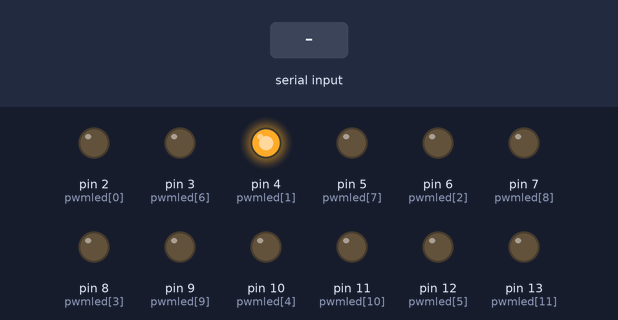
A sketch run on a simulated Arduino Mega 2560, built with avr-gcc and run on an emulated ATmega2560. On the bench: output pins drawn as LEDs (lit = HIGH). The test bench sets the inputs (shaded band). Pins used as bus, display or sensor lines are not drawn.

Above: at 2.0 s.
2.1 s: byte 30 received over Serial
At 2.1 s:
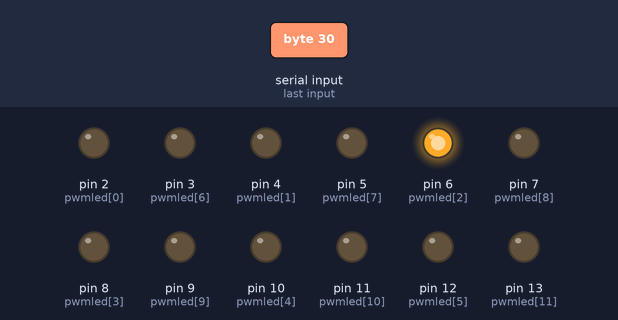
At 4.3 s:
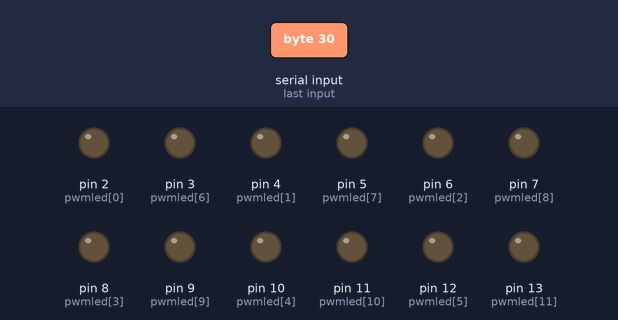
Timing chart, 0 to 5.8 s (numbered marks = the images above; inputs shaded):
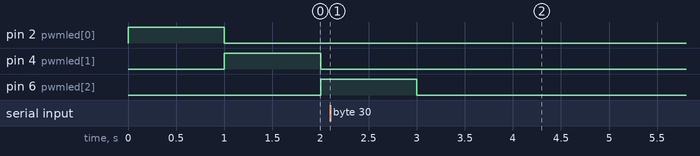

The sketch:

arduino_ledcontrol.ino
```cpp
// (licence header left out)
///////////////////////////////////////////////////////////////////////////
/*
 * You can implement a numeric display with 3 numbers. The display has to
 * be controlled with 4 pins:
 *    - one pin to reset all digets to zero
 *    - one pin to increment the first digit
 *    - one pin to increment the second digit
 *    - one pin to increment the third digit
 *
 * If one digit reaches the value 9 and is incremented, it must get zero,
 * but it must not increment the next digit (the sketch takes care of that).
 * I used 3 IC 4026 decade counter for this, each can drive one 7 segment led
 * digit.
 */
const int digit[3] = { 46,48,50 };
const int digit_reset = 52;

/*
 * You can implement up to 12 PWM channels. You must define how many
 * channels you have, and to which pins they are connected
 */
const int numPwmLeds=12;
const int pwmled[numPwmLeds] = { 2,4,6,8,10,12,3,5,7,9,11,13 };


/*
 * You don't have to change anything beyond this line!
 */
int previousValue=0;
int currentValue=0;
const int delayTime=0;
int frame=0;


void resetToNull()
{
	if(digit_reset!=0) {
		digitalWrite(digit_reset, LOW);
		delay(delayTime);
		digitalWrite(digit_reset, HIGH);
		delay(delayTime);
		digitalWrite(digit_reset, LOW);
	}
}

void incrementDigit(int n)
{
	if(digit_reset!=0) {
		digitalWrite(digit[n], HIGH);
		delay(delayTime);
		digitalWrite(digit[n], LOW);
		delay(delayTime);
	}
}

void setDigit(int n, int value)
{
	if(digit_reset!=0) {
		for (int i=0;i<value;i++) {
			incrementDigit(n);
		}
	}
}

void setValue(int value)
{
	if(digit_reset!=0) {
		if (value == currentValue) return;
		if (value>999 || value==0) {
			currentValue=0;
			resetToNull();
			return;
		}
		if (value == currentValue+1) {
			incrementDigit(0);
			if ((value%10)==0) incrementDigit(1);
			if ((value%100)==0) incrementDigit(2);
			currentValue=value;
			return;
		}
		currentValue=value;
		resetToNull();
		int d;
		d=value%10;
		setDigit(0,d);
		value=value/10;
		d=value%10;
		setDigit(1,d);
		value=value/10;
		d=value%10;
		setDigit(2,d);
	}
}

void testValue(int value)
{
	setValue(value);
	delay(1000);
}

void demoShow1()
{
	int i,z;
	functionSetAllLightsOff();

	while (1) {
		for (i=0;i<numPwmLeds;i++) {
			analogWrite(pwmled[i], 255);
			testValue(i+1);
			analogWrite(pwmled[i], 0);
			if (Serial.available()>0) return;
		}

		for (z=0;z<255;z++) {
			setValue(z);
			for (i=0;i<numPwmLeds;i++) {
				analogWrite(pwmled[i], z);
			}
			if (Serial.available()>0) return;
			delay(5);
		}
		for (z=255;z>=0;z--) {
			setValue(z);
			for (i=0;i<numPwmLeds;i++) {
				analogWrite(pwmled[i], z);
			}
			if (Serial.available()>0) return;
			delay(5);
		}
	}
}

int waitForByte()
{
	int byte;
	while (1) {
		byte=Serial.read();
		if (byte!=-1) break;
	}
	return byte;
}


void functionSetLightValue()
{
	int num,value;
	num=waitForByte();
	value=waitForByte();
	if (num>=0 && num<numPwmLeds) analogWrite(pwmled[num], value);
}

void functionSetCounter()
{
	int value;
	int bytes;
	bytes=Serial.readBytes((char*)&value,2);
	if (bytes!=2) value=999;
	if (value>=0 && value<1000) setValue(value);
	else setValue(999);
}

void functionSetAllLightsOn()
{
	int i;
	for (i=0;i<numPwmLeds;i++) {
		analogWrite(pwmled[i], 255);
	}
}

void functionSetAllLightsOff()
{
	int i;
	for (i=0;i<numPwmLeds;i++) {
		analogWrite(pwmled[i], 0);
	}
}


void setup() {
	if (digit_reset!=0) {
		pinMode(digit[0], OUTPUT);
		pinMode(digit[1], OUTPUT);
		pinMode(digit[2], OUTPUT);
		pinMode(digit_reset, OUTPUT);
		digitalWrite(digit[0], LOW);
		digitalWrite(digit[1], LOW);
		digitalWrite(digit[2], LOW);
		resetToNull();
	}
	for (int i=0;i<numPwmLeds;i++) {
		pinMode(pwmled[i], OUTPUT);
		analogWrite(pwmled[i], 0);
	}
	Serial.begin(57600);
	setValue(123);
	demoShow1();
}

void loop()
{
	int incomingByte = 0;
	while(Serial) {
		while (Serial.available()>0) {
			incomingByte = waitForByte();
			if (incomingByte==1) functionSetLightValue();
			else if (incomingByte==2) functionSetCounter();
			else if (incomingByte==3) functionSetAllLightsOn();
			else if (incomingByte==4) functionSetAllLightsOff();
			else if (incomingByte==5) demoShow1();
		}
	}
}
```

Measured:
- after the input at 2.1 s, pin 3 (pwmled[6]): stays LOW (without the input it goes to HIGH after 3.9 s); pin 5 (pwmled[7]): stays LOW (without the input it goes to HIGH after 4.9 s)
